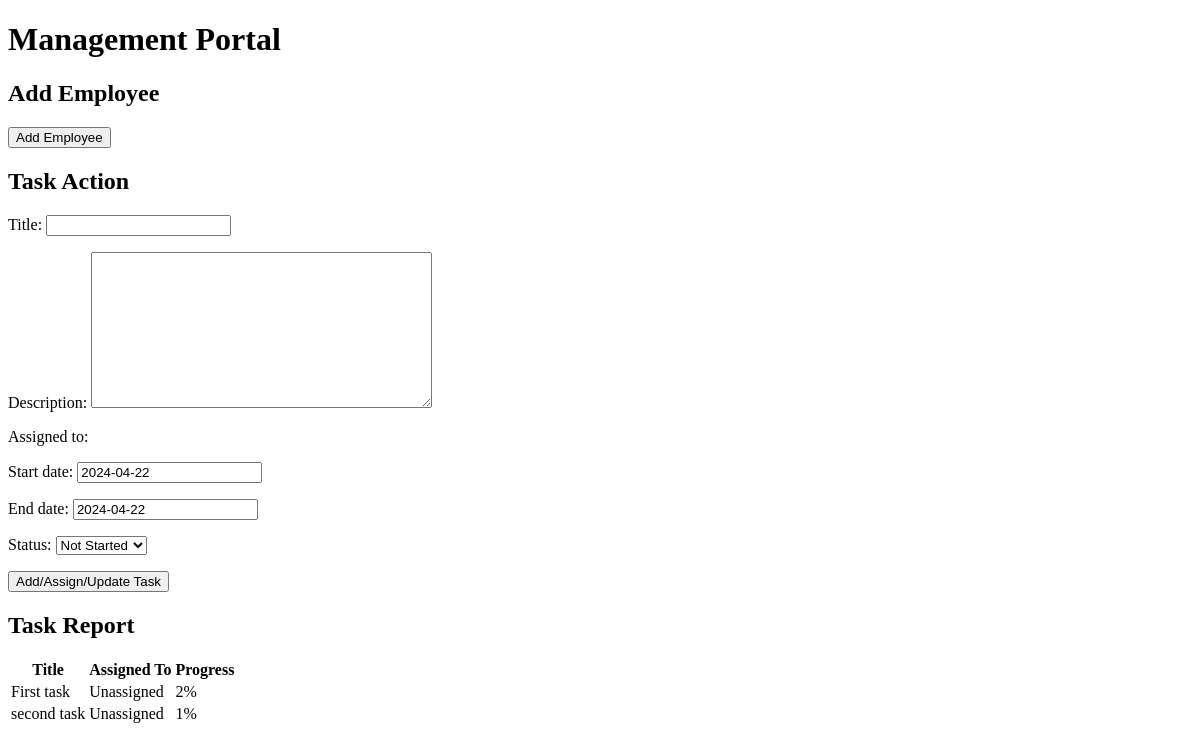
Page /home/ on the earlier database version.
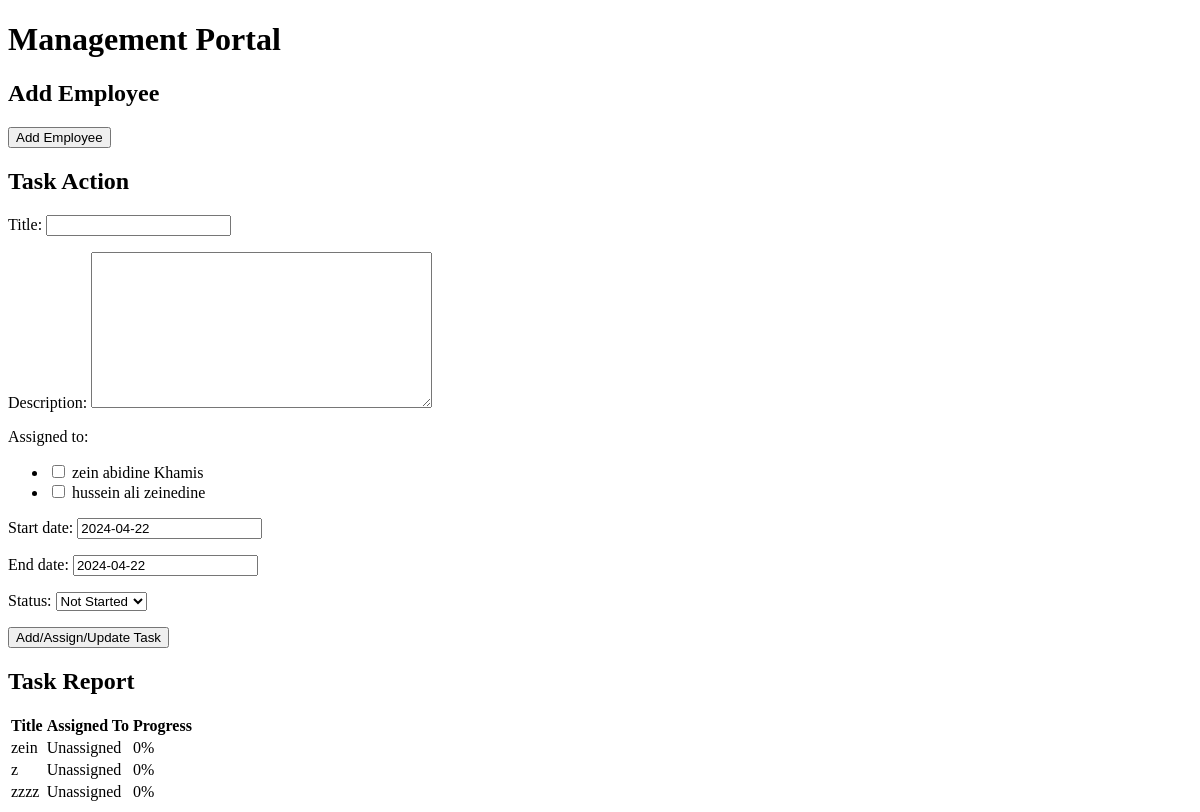
Same page on the later database version.
### myapp3/models.py (models this page shows, shortened)
class Task(models.Model):
    title = models.CharField(max_length=200)
    description = models.TextField()
    assigned_to = models.ManyToManyField(Basic_Employee_Information, related_name='tasks', blank=True)
    progress = models.IntegerField(default=0)  # Progress in percentage
    start_date = models.DateField(default=timezone.now)
    end_date = models.DateField(default=timezone.now)
    STATUS_CHOICES = [
        ('not_started', 'Not Started'),
        ('in_progress', 'In Progress'),
        ('done', 'Done'),
    ]
    status = models.CharField(max_length=20, choices=STATUS_CHOICES, default='not_started')

### myapp3/views.py (the view)
# urls.py: path('home/', views.home, name='home'),  # Home page URL, handling unified task actions.
def home(request):
    task_form = TaskForm(request.POST or None)
    if request.method == 'POST' and task_form.is_valid():
        task = task_form.save()
        return redirect('/success')
    tasks = Task.objects.prefetch_related('assigned_to').all()
    context = {
        'task_form': task_form,
        'tasks': tasks,
    }
    return render(request, 'myapp3/home.html', context)

### myapp3/forms.py (shortened to what this page needs)
class TaskForm(forms.ModelForm):
    class Meta:
        model = Task
        fields = ['title', 'description', 'assigned_to', 'start_date', 'end_date', 'status']
        widgets = {
            'assigned_to': forms.CheckboxSelectMultiple(),
        }  # or forms.SelectMultiple() depending on your preference
    def __init__(self, *args, **kwargs):
        super(TaskForm, self).__init__(*args, **kwargs)

### myapp3/models.py (called while the page is built)
    def __str__(self):
        return f"{self.Firstname} {self.Middlename} {self.Familyname}"

### templates/myapp3/home.html (shortened to what this page needs)
<!DOCTYPE html>
<html lang="en">
<head>
</head>
<body>
    <h1>Management Portal</h1>
    <h2>Add Employee</h2>
    <form method="post" action="">
        <button type="submit" name="employee_submit">Add Employee</button>
    </form>
    <h2>Task Action</h2>
    <form method="post" action="">
        {{ task_form.as_p }}
        <button type="submit" name="task_action_submit">Add/Assign/Update Task</button>
    </form>
    <h2>Task Report</h2>
    <table>
        <tr>
            <th>Title</th>
            <th>Assigned To</th>
            <th>Progress</th>
        </tr>
        {% for task in tasks %}
        <tr>
            <td>{{ task.title }}</td>
            <td>{{ task.assigned_to.name|default:"Unassigned" }}</td>
            <td>{{ task.progress }}%</td>
        </tr>
        {% endfor %}
    </table>
</body>
</html>

Differences in the rows shown:
removed Task: title "First task", assigned_to.name "Unassigned", progress "2"
removed Task: title "second task", assigned_to.name "Unassigned", progress "1"
added Task: title "zein", assigned_to.name "Unassigned", progress "0"
added Task: title "z", assigned_to.name "Unassigned", progress "0"
added Task: title "zzzz", assigned_to.name "Unassigned", progress "0"
Other differences:
form field assigned_to: (not shown) → "☐ ☐"
text no longer shown: "Title: Description: Assigned to: Start date: End date: Status:"
text now shown: "Title: Description: Assigned to: zein abidine Khamis hussein ali zeinedine Start date: End date: Status:"
